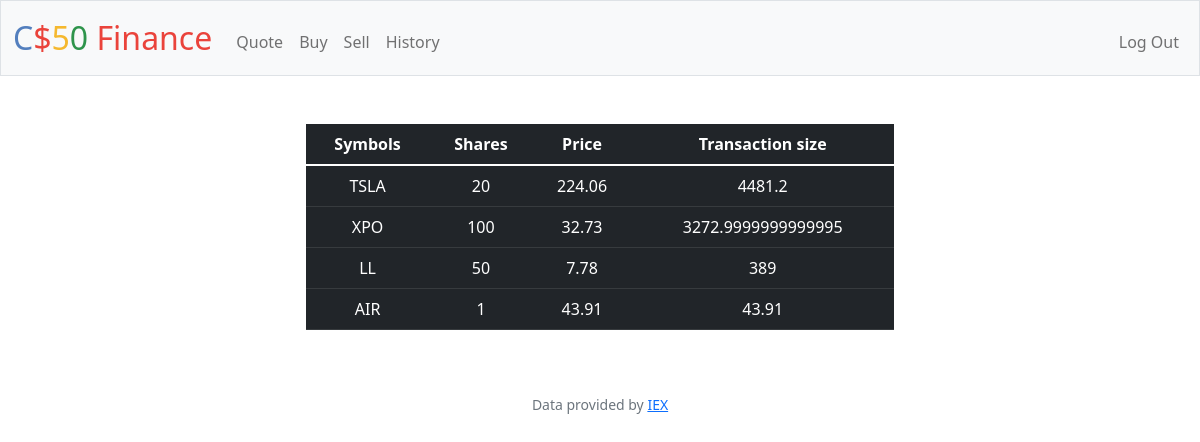
Page /history (signed in) on the earlier database version.
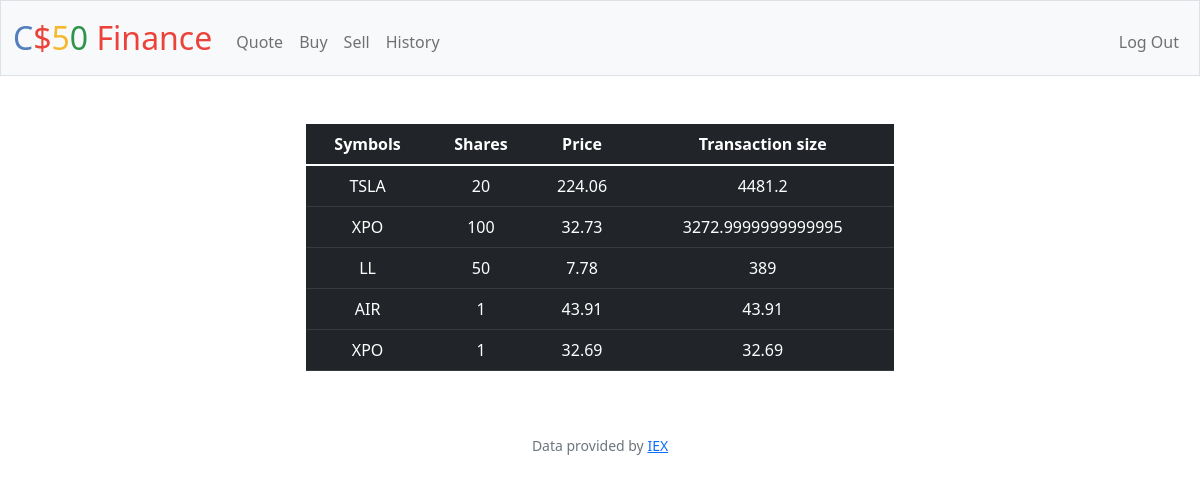
Same page on the later database version.
### tables this page shows
CREATE TABLE history (
                history_user_id INTEGER NOT NULL,
                history_id INTEGER PRIMARY KEY,
                name TEXT NOT NULL,
                symbol TEXT NOT NULL,
                shares INTEGER NOT NULL,
                price INTEGER NOT NULL,
                value_of_stock NUMERIC NOT NULL
            );

### app.py (the view)
@app.route("/history")
@login_required
def history():
    history_rows = db.execute("SELECT * FROM history WHERE history_user_id = ?", session["user_id"])
    return render_template("history.html", history_rows = history_rows)

### app.py (called while the page is built)
@app.after_request
def after_request(response):
    response.headers["Cache-Control"] = "no-cache, no-store, must-revalidate"
    response.headers["Expires"] = 0
    response.headers["Pragma"] = "no-cache"
    return response

### helpers.py (called while the page is built)
def login_required(f):
    @wraps(f)
    def decorated_function(*args, **kwargs):
        if session.get("user_id") is None:
            return redirect("/login")
        return f(*args, **kwargs)
    return decorated_function

### templates/history.html
{% extends "layout.html" %}
{% block main %}
<div class="mx-auto w-50">
<table class="table table-dark">
    <thead>
        <tr>
            <th>Symbols</th>
            <th>Shares</th>
            <th>Price</th>
            <th>Transaction size</th>
        </tr>
    </thead>
    <tbody>
        {% for dict in history_rows %}
            <tr>
                <td>{{dict.symbol}}</td>
                <td>{{dict.shares}}</td>
                <td>{{dict.price}}</td>
                <td>{{dict.value_of_stock}}</td>
            </tr>
        {% endfor %}
    </tbody>
</table>
{% endblock %}

### templates/layout.html (shortened to what this page needs)
<!DOCTYPE html>
<html lang="en">
    <head>
        <link href="https://cdn.jsdelivr.net/npm/bootstrap@5.1.3/dist/css/bootstrap.min.css" rel="stylesheet">
        <link href="/static/styles.css" rel="stylesheet">
    </head>
    <body>
        <nav class="bg-light border navbar navbar-expand-md navbar-light">
            <div class="container-fluid">
                <a class="navbar-brand" href="/"><span class="blue">C</span><span class="red">$</span><span class="yellow">5</span><span class="green">0</span> <span class="red">Finance</span></a>
                <div class="collapse navbar-collapse" id="navbar">
                    {% if session["user_id"] %}
                        <ul class="navbar-nav me-auto mt-2">
                            <li class="nav-item"><a class="nav-link" href="/quote">Quote</a></li>
                            <li class="nav-item"><a class="nav-link" href="/buy">Buy</a></li>
                            <li class="nav-item"><a class="nav-link" href="/sell">Sell</a></li>
                            <li class="nav-item"><a class="nav-link" href="/history">History</a></li>
                        </ul>
                        <ul class="navbar-nav ms-auto mt-2">
                            <li class="nav-item"><a class="nav-link" href="/logout">Log Out</a></li>
                        </ul>
                    {% else %}
                        <ul class="navbar-nav ms-auto mt-2">
                            <li class="nav-item"><a class="nav-link" href="/register">Register</a></li>
                            <li class="nav-item"><a class="nav-link" href="/login">Log In</a></li>
                        </ul>
                    {% endif %}
                </div>
            </div>
        </nav>
        <main class="container-fluid py-5 text-center">
            {% block main %}{% endblock %}
        </main>
        <footer class="mb-5 small text-center text-muted">
            Data provided by <a href="https://iexcloud.io/">IEX</a>
        </footer>
    </body>
</html>

### static/styles.css (style rules this page uses)
nav .navbar-brand { font-size: xx-large; }
nav .navbar-brand .blue { color: #537fbe; }
nav .navbar-brand .red { color: #ea433b; }
nav .navbar-brand .yellow { color: #f5b82e; }
nav .navbar-brand .green { color: #2e944b; }

Differences in the rows shown:
added history: symbol "XPO", shares "1", price "32.69", value_of_stock "32.69"
